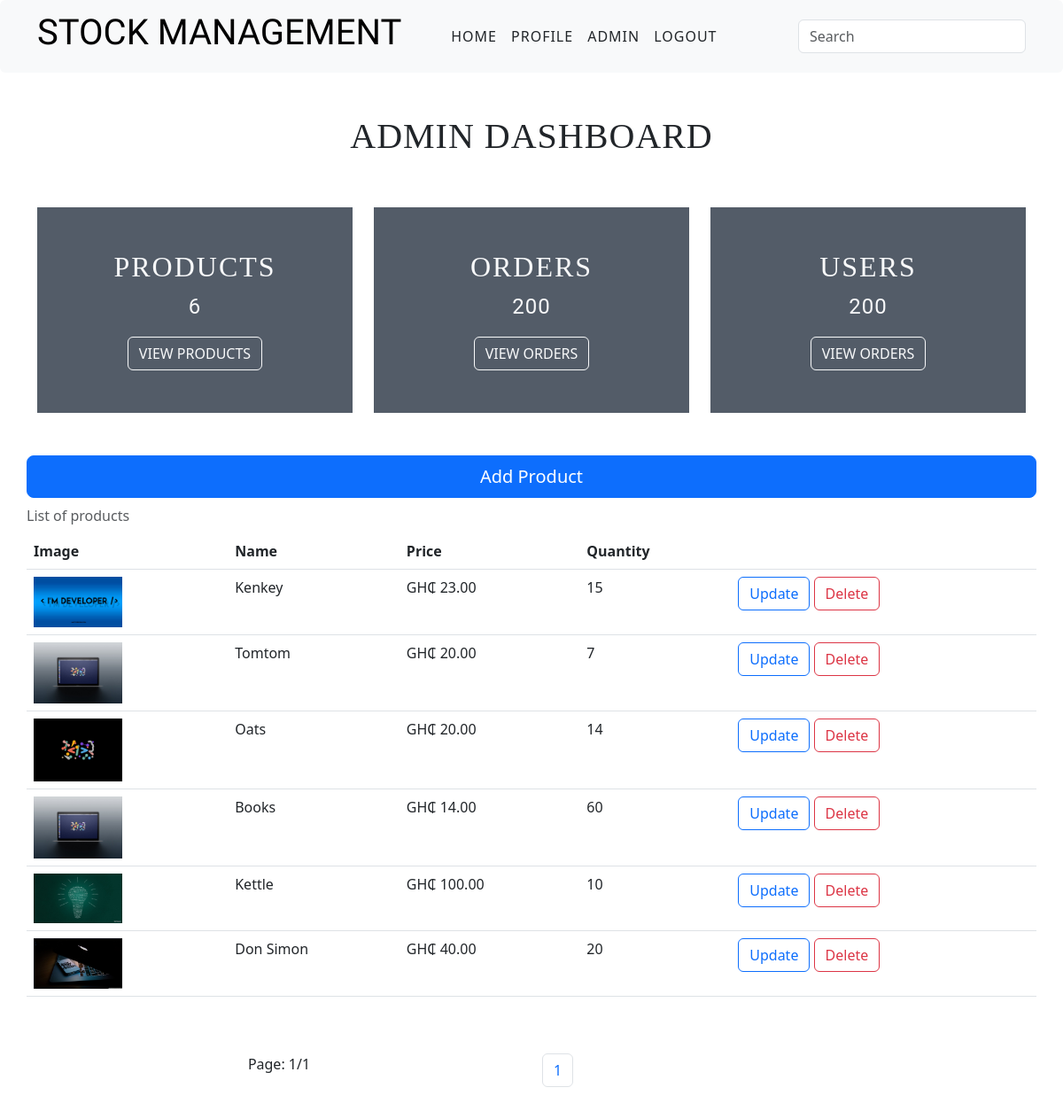
The page /core/admin/ (signed in) on the database as committed earlier.
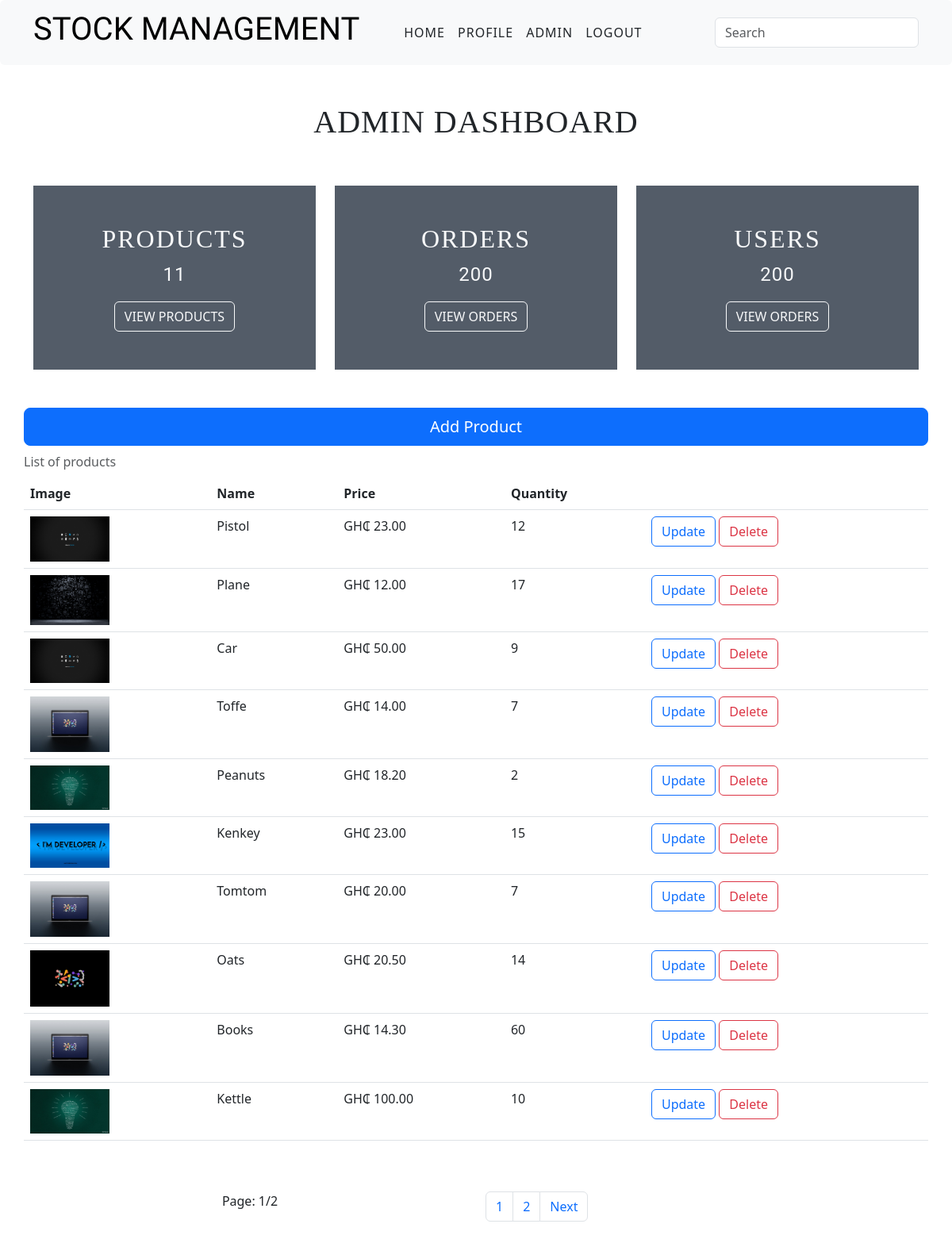
The same page on the database as committed later.
### core/models.py (models this page shows, shortened)
class Product(models.Model):
    name = models.CharField(max_length=100)
    price = models.DecimalField(decimal_places=2,max_digits=9999)
    quantity = models.IntegerField()
    image = models.ImageField(upload_to='pictures/')
    created_at = models.DateTimeField(auto_now_add=True)
    updated_at = models.DateTimeField(auto_now=True)

### core/views.py (the view)
# urls.py: path('admin/', views.admin_view, name='admin'),
@user_passes_test(lambda u: u.is_superuser)
def admin_view(request):
    count =  Product.objects.count()
    users_count = User.objects.exclude(is_superuser=True).count()
    order_count = Order.objects.count()
    if request.method == 'POST':
        search = request.POST['search']
        products = Product.objects.filter(name__icontains=search).order_by('-created_at')
    else:
        products = Product.objects.all().order_by('-created_at')
    page = Paginator(products, 10)
    page_list = request.GET.get('page')
    page = page.get_page(page_list)
    context = {
        'page': page,
        'count': count,
        'users_count': users_count,
        'order_count': order_count
    }
    return render(request, 'core/product.html',context)

### core/templates/core/product.html (shortened to what this page needs)
{%extends 'base.html'%}
{%load static%}
{%block content%}
<div class="container">
    <div class="row text-center my-5">
        <h1 class="text-uppercase admin-text">Admin Dashboard</h1>
    </div>
    <div class="row">
        <div class="col">
            <div class="dashboard text-center py-5 text-light">
                <h4 class="text-uppercase">Products</h4>
                <p>{{count}}</p>
                <a class="btn btn-outline-light text-uppercase" href="{%url 'admin'%}">View Products</a>
            </div>
        </div>
        <div class="col">
            <div class="dashboard text-center py-5 text-light">
                <h4 class="text-uppercase">Orders</h4>
                <p>200</p>
                <a class="btn btn-outline-light text-uppercase" href="#">View Orders</a>
            </div>
        </div>
        <div class="col">
            <div class="dashboard text-center py-5 text-light">
                <h4 class="text-uppercase">Users</h4>
                <p>200</p>
                <a class="btn btn-outline-light text-uppercase" href="#">View Orders</a>
            </div>
        </div>
    </div>
    <div class="row my-5">
        <a href="{%url 'create-product'%}" class="btn btn-lg btn-primary">Add Product</a>
        <table class="table caption-top">
            <caption>List of products</caption>
            <thead>
                <tr>
                    <th scope="col">Image</th>
                    <th scope="col">Name</th>
                    <th scope="col">Price</th>
                    <th scope="col">Quantity</th>
                    <th scope="col"></th>
                </tr>
            </thead>
            <tbody>
                {%for product in page.object_list%}
                <tr>
                    <td><img src="{{product.image.url}}" class="img-fluid" width="100"></td>
                    <td>{{product.name}}</td>
                    <td>GH&#8373; {{product.price}}</td>
                    <td>{{product.quantity}}</td>
                    <td>
                        <a href="{%url 'update-product' product.id%}" class="btn btn-outline-primary">Update</a>
                        <a href="{%url 'delete' product.id%}" class="btn btn-outline-danger">Delete</a>
                    </td>
                </tr>
                {%endfor%}
            </tbody>
        </table>
    </div>
    <div class="row my-4 text-center">
        <div class="col">
            <p>Page: {{page.number}}/{{page.paginator.num_pages}}</p>
        </div>
        <div class="col">
            <nav aria-label="Page navigation example">
                <ul class="pagination">
                    {%for i in page.paginator.page_range%}
                    <li class="page-item"><a class="page-link" href="{%url 'admin'%}?page={{i}}">{{i}}</a></li>
                    {%endfor%}
                    {%if page.has_next%}
                    <li class="page-item"><a class="page-link" href="{%url 'admin'%}?page={{page.next_page_number}}">Next</a></li>
                    {%endif%}
                </ul>
            </nav>
        </div>
    </div>
</div>
{%endblock%}

Rows that differ between the two databases and show on the page:
no longer on this page (row unchanged): Product: image (picture), name "Don Simon", price "40.00", quantity "20"
added Product: image (picture), name "Pistol", price "23.00", quantity "12"
added Product: image (picture), name "Plane", price "12.00", quantity "17"
added Product: image (picture), name "Car", price "50.00", quantity "9"
added Product: image (picture), name "Toffe", price "14.00", quantity "7"
added Product: image (picture), name "Peanuts", price "18.20", quantity "2"
changed Product "Oats": price "20.00" → "20.50"
changed Product "Books": price "14.00" → "14.30"
Other text that changed with them:
{{ count }}: "6" → "11"
{{ page.paginator.num_pages }}: "1" → "2"
new list line: "2"
text now shown: "Next"
